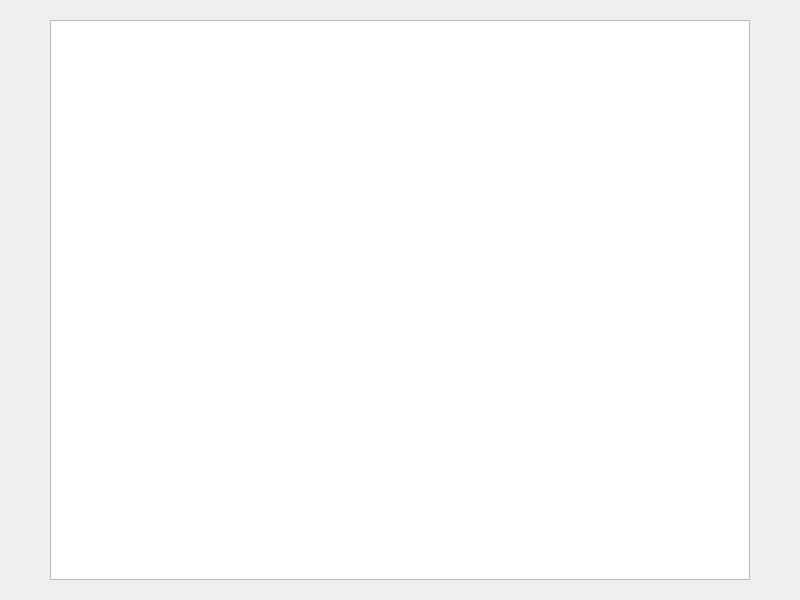
<?xml version="1.0" encoding="UTF-8"?>
<ui version="4.0">
 <class>Form</class>
 <widget class="QWidget" name="Form">
  <property name="geometry">
   <rect>
    <x>0</x>
    <y>0</y>
    <width>800</width>
    <height>600</height>
   </rect>
  </property>
  <property name="windowTitle">
   <string>Form</string>
  </property>
  <widget class="QTableWidget" name="table">
   <property name="geometry">
    <rect>
     <x>50</x>
     <y>20</y>
     <width>700</width>
     <height>560</height>
    </rect>
   </property>
   <attribute name="horizontalHeaderCascadingSectionResizes">
    <bool>true</bool>
   </attribute>
   <attribute name="horizontalHeaderShowSortIndicator" stdset="0">
    <bool>true</bool>
   </attribute>
   <attribute name="horizontalHeaderStretchLastSection">
    <bool>true</bool>
   </attribute>
   <attribute name="verticalHeaderCascadingSectionResizes">
    <bool>false</bool>
   </attribute>
   <attribute name="verticalHeaderHighlightSections">
    <bool>false</bool>
   </attribute>
   <attribute name="verticalHeaderShowSortIndicator" stdset="0">
    <bool>false</bool>
   </attribute>
   <attribute name="verticalHeaderStretchLastSection">
    <bool>false</bool>
   </attribute>
  </widget>
 </widget>
 <resources/>
 <connections/>
</ui>
